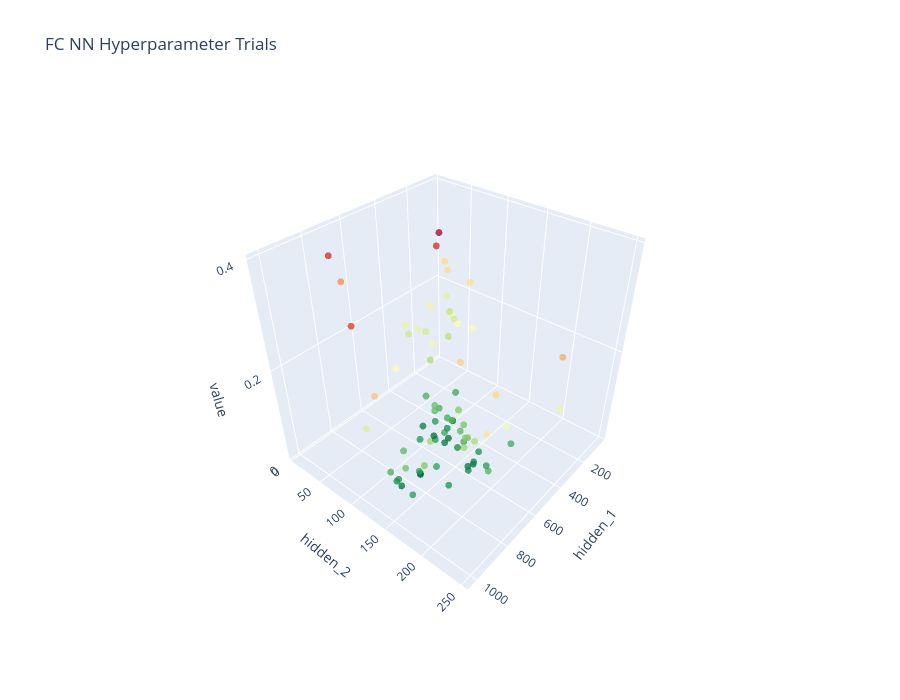

Notebook source saved alongside this figure:
### Code cell
def plot_hidden_layer_trials_3d(
    study,
    *,
    target="value",
    title="FC NN Hyperparameter Trials",
):
    trials_df = study.trials_dataframe()

    df = trials_df[["params_hidden_1", "params_hidden_2", "value"]].dropna()
    cutoff = df[target].quantile(0.80)
    df = df[df[target] <= cutoff]

    fig = go.Figure(
        data=[
            go.Scatter3d(
                x=df["params_hidden_1"],
                y=df["params_hidden_2"],
                z=df["value"],
                mode="markers",
                marker=dict(
                    size=4,
                    color=df["value"],
                    colorscale="RdYlGn",
                    reversescale=True,
                    opacity=0.75,
                ),
            )
        ]
    )

    fig.update_layout(
        title=title,
        scene=dict(
            xaxis_title="hidden_1",
            yaxis_title="hidden_2",
            zaxis_title=target,
        ),
        width=900,
        height=700,
    )

    fig.show()

plot_hidden_layer_trials_3d(study)

### Figure 1 — Plotly figure (JSON) as saved in the notebook; plotly's stock layout.template omitted (floating-point values rounded to 4 significant figures)
{"data": [{"marker": {"color": [0.2825, 0.3014, 0.3612, 0.2363, 0.184, 0.1884, 0.1611, 0.1479, 0.1742, 0.1404, 0.2094, 0.2469, 0.1607, 0.2439, 0.224, 0.1951, 0.1303, 0.3619, 0.2415, 0.3541, 0.1799, 0.155, 0.1791, 0.05232, 0.02227, 0.105, 0.01423, 0.0467, 0.09339, 0.02093, 0.06699, 0.1207, 0.07546, 0.05821, 0.09735, 0.06681, 0.05154, 0.1937, 0.01152, 0.01397, 0.04208, 0.07122, 0.1217, 0.0196, 0.2081, 0.06009, 0.05321, 0.1036, 0.04998, 0.09392, 0.08355, 0.1682, 0.2641, 0.04708, 0.1341, 0.05403, 0.07174, 0.035, 0.06559, 0.0315, 0.1073, 0.05508, 0.03902, 0.0567, 0.2539, 0.248, 0.07991, 0.01604, 0.04092, 0.02758, 0.06663, 0.02805, 0.395, 0.01534, 0.09027, 0.07355, 0.1907, 0.08434, 0.06985, 0.08543], "colorscale": [[0, "rgb(165,0,38)"], [0.1, "rgb(215,48,39)"], [0.2, "rgb(244,109,67)"], [0.3, "rgb(253,174,97)"], [0.4, "rgb(254,224,139)"], [0.5, "rgb(255,255,191)"], [0.6, "rgb(217,239,139)"], [0.7, "rgb(166,217,106)"], [0.8, "rgb(102,189,99)"], [0.9, "rgb(26,152,80)"], [1, "rgb(0,104,55)"]], "opacity": 0.75, "reversescale": true, "size": 4}, "mode": "markers", "type": "scatter3d", "x": [459, 659, 723, 862, 449, 197, 146, 65, 44, 220, 312, 34, 316, 84, 326, 255, 395, 382, 99, 996, 377, 368, 386, 537, 556, 526, 562, 552, 613, 601, 588, 725, 674, 495, 569, 465, 669, 687, 755, 756, 901, 928, 787, 871, 728, 830, 629, 870, 901, 912, 827, 985, 1023, 787, 698, 932, 498, 591, 594, 639, 650, 615, 576, 757, 648, 702, 572, 509, 513, 428, 349, 548, 416, 539, 538, 476, 449, 552, 521, 555], "y": [247, 5, 10, 237, 250, 61, 55, 31, 22, 61, 94, 17, 46, 32, 56, 104, 70, 79, 69, 115, 48, 30, 30, 107, 125, 139, 168, 173, 169, 168, 159, 186, 208, 124, 155, 200, 113, 228, 132, 132, 132, 131, 155, 131, 97, 148, 127, 165, 135, 149, 126, 117, 144, 179, 194, 162, 105, 174, 133, 176, 173, 195, 148, 156, 165, 217, 151, 121, 120, 111, 99, 90, 90, 105, 107, 80, 86, 110, 122, 135], "z": [0.2825, 0.3014, 0.3612, 0.2363, 0.184, 0.1884, 0.1611, 0.1479, 0.1742, 0.1404, 0.2094, 0.2469, 0.1607, 0.2439, 0.224, 0.1951, 0.1303, 0.3619, 0.2415, 0.3541, 0.1799, 0.155, 0.1791, 0.05232, 0.02227, 0.105, 0.01423, 0.0467, 0.09339, 0.02093, 0.06699, 0.1207, 0.07546, 0.05821, 0.09735, 0.06681, 0.05154, 0.1937, 0.01152, 0.01397, 0.04208, 0.07122, 0.1217, 0.0196, 0.2081, 0.06009, 0.05321, 0.1036, 0.04998, 0.09392, 0.08355, 0.1682, 0.2641, 0.04708, 0.1341, 0.05403, 0.07174, 0.035, 0.06559, 0.0315, 0.1073, 0.05508, 0.03902, 0.0567, 0.2539, 0.248, 0.07991, 0.01604, 0.04092, 0.02758, 0.06663, 0.02805, 0.395, 0.01534, 0.09027, 0.07355, 0.1907, 0.08434, 0.06985, 0.08543]}], "layout": {"height": 700, "scene": {"aspectmode": "auto", "aspectratio": {"x": 1, "y": 1, "z": 1}, "camera": {"center": {"x": 0, "y": 0, "z": 0}, "eye": {"x": 1.544, "y": 1.287, "z": 1.505}, "projection": {"type": "perspective"}, "up": {"x": 0, "y": 0, "z": 1}}, "xaxis": {"title": {"text": "hidden_1"}, "type": "linear"}, "yaxis": {"title": {"text": "hidden_2"}, "type": "linear"}, "zaxis": {"title": {"text": "value"}, "type": "linear"}}, "title": {"text": "FC NN Hyperparameter Trials"}, "width": 900}}
